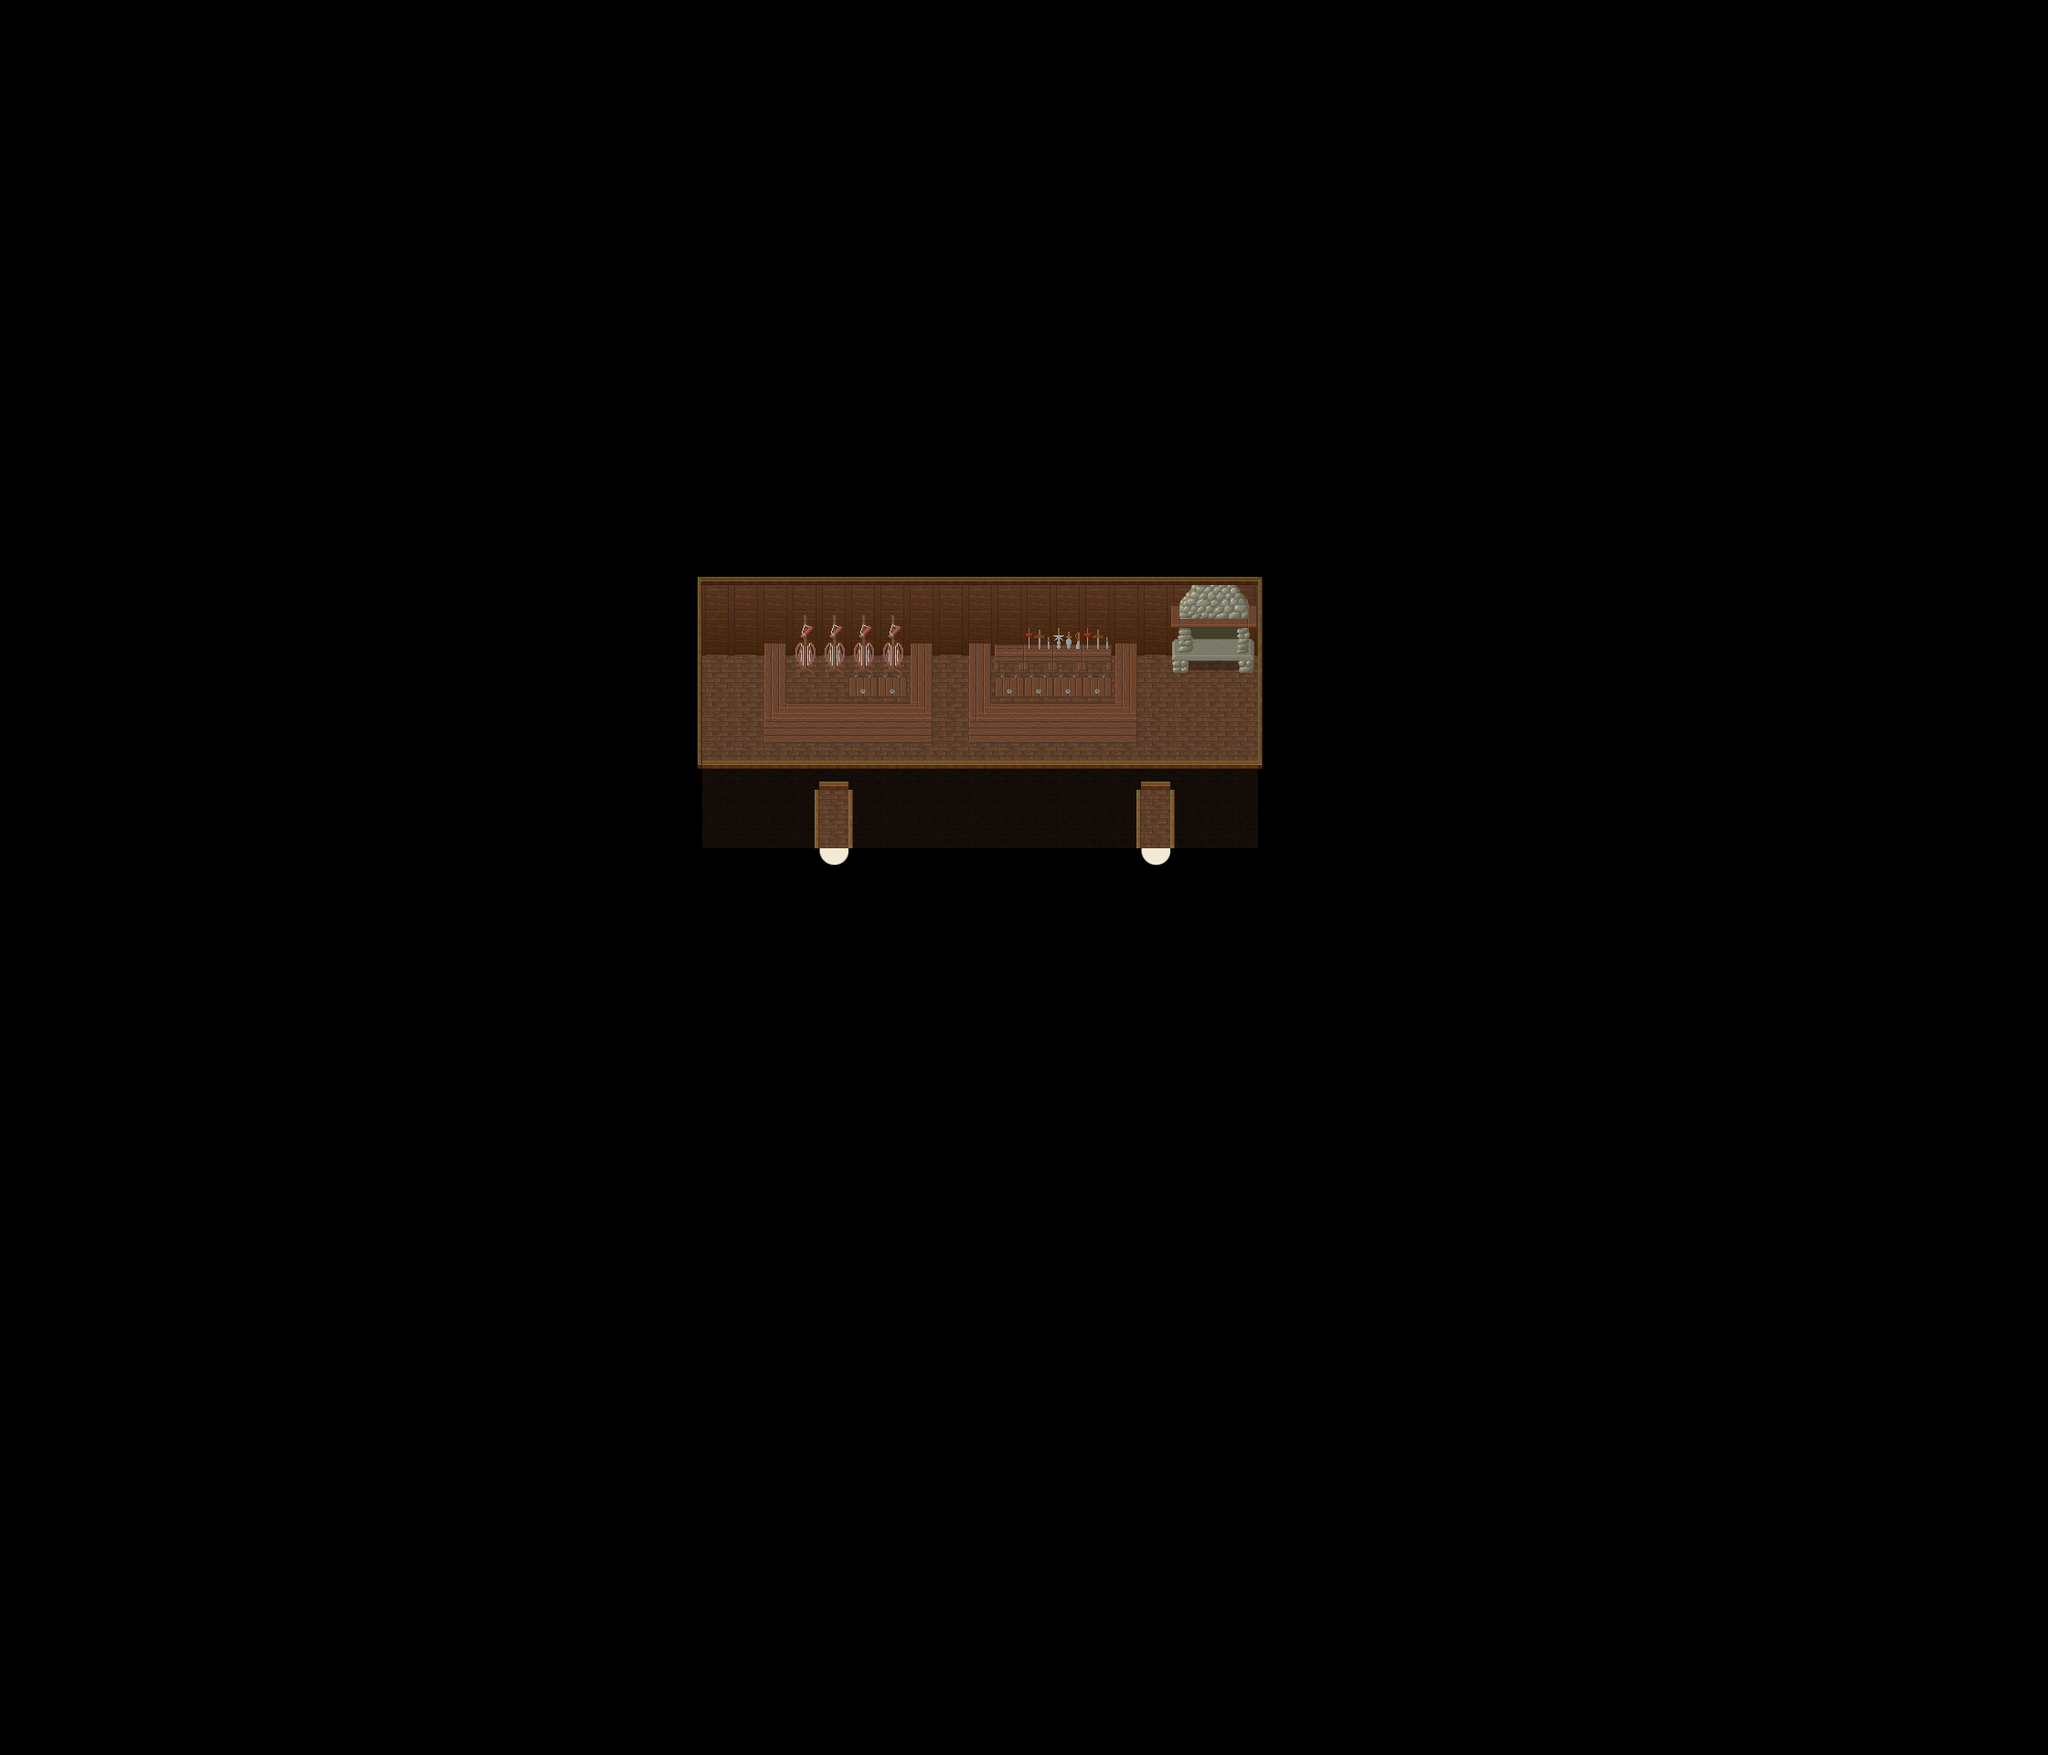

This game map was drawn from its Tiled (.tmx) file and the tilesets committed beside it. A one-line description and the trimmed map source follow:
An orthogonal 70x60 tile map with 32x32 px tiles, 4 tile layers (ground, ground2, fringe, top), 2 hidden layers not drawn, 6 tilesets and 4 objects (2x warp, fixme, PARTICLE_EFFECT).

<map version="1.8" tiledversion="1.8.0" orientation="orthogonal" renderorder="right-down" width="70" height="60" tilewidth="32" tileheight="32" infinite="0" nextlayerid="26" nextobjectid="57">
 <properties>
  <property name="background0image" value="graphics/images/spit23loginwallpaper_800x600.png" />
  <property name="author" value="TMW Brazil Team" />
  <property name="license" value="GPL v2+" />
  <property name="manaplus version" value="2" />
  <property name="minimap" value="graphics/minimaps/024-4.png" />
  <property name="music" value="8bit_the_hero.ogg" />
  <property name="name" value="Frostia Indoors" />
 </properties>
 <tileset firstgid="1" name="collision" tilewidth="32" tileheight="32" tilecount="9" columns="3">
  <image source="../graphics/tilesets/collision.png" width="96" height="96" />
 </tileset>
 <tileset firstgid="10" name="woodland_indoor" tilewidth="32" tileheight="32" tilecount="256" columns="16">
  <image source="../graphics/tilesets/woodland_indoor.png" width="512" height="512" />
 </tileset>
 <tileset firstgid="266" name="woodland_indoor_x2" tilewidth="32" tileheight="64" tilecount="48" columns="16">
  <image source="../graphics/tilesets/woodland_indoor_x2.png" width="512" height="192" />
 </tileset>
 <tileset firstgid="314" name="woodland_indoor_x3" tilewidth="32" tileheight="96" tilecount="48" columns="16">
  <image source="../graphics/tilesets/woodland_indoor_x3.png" width="512" height="288" />
 </tileset>
 <tileset firstgid="362" name="cabana_in" tilewidth="32" tileheight="32" tilecount="80" columns="16">
  <image source="../graphics/tilesets/cabana_in.png" width="512" height="160" />
 </tileset>
 <tileset firstgid="442" name="inn" tilewidth="32" tileheight="32" tilecount="256" columns="16">
  <image source="../graphics/tilesets/inn.png" width="512" height="512" />
 </tileset>
 <layer id="20" name="ground" width="70" height="60">
  <data>[4200 cells, 4200 non-empty, 6 distinct tile ids]</data>
 </layer>
 <layer id="21" name="ground2" width="70" height="60">
  <data>[4200 cells, 49 non-empty, 15 distinct tile ids]</data>
 </layer>
 <layer id="22" name="fringe" width="70" height="60">
  <data>[4200 cells, 0 non-empty, 0 distinct tile ids]</data>
 </layer>
 <layer id="23" name="top" width="70" height="60" opacity="0.8">
  <data>[4200 cells, 88 non-empty, 10 distinct tile ids]</data>
 </layer>
 <layer id="24" name="collision" width="70" height="60" visible="0">
  <data>[4200 cells, 4104 non-empty, 1 distinct tile ids]</data>
 </layer>
 <layer id="25" name="height" width="70" height="60" visible="0" locked="1">
  <data>[4200 cells, 0 non-empty, 0 distinct tile ids]</data>
 </layer>
 <objectgroup id="6" name="margin">
  <object id="55" name="Margin B" type="fixme" x="1408" y="928" width="640" height="640" />
 </objectgroup>
 <objectgroup color="#00aa00" id="7" name="warps">
  <object id="10" name="To Frostia" type="warp" x="1248" y="928" width="32" height="32">
   <properties>
    <property name="dest_map" value="024-1" />
    <property name="dest_x" value="160" />
    <property name="dest_y" value="41" />
   </properties>
  </object>
  <object id="11" name="To Frostia" type="warp" x="896" y="928" width="32" height="32">
   <properties>
    <property name="dest_map" value="024-1" />
    <property name="dest_x" value="154" />
    <property name="dest_y" value="41" />
   </properties>
  </object>
 </objectgroup>
 <objectgroup color="#ff557f" id="8" name="particle">
  <object id="38" name="graphics/particles/cookingfire.particle.xml" type="PARTICLE_EFFECT" x="1312" y="704" width="32" height="32" />
 </objectgroup>
</map>
